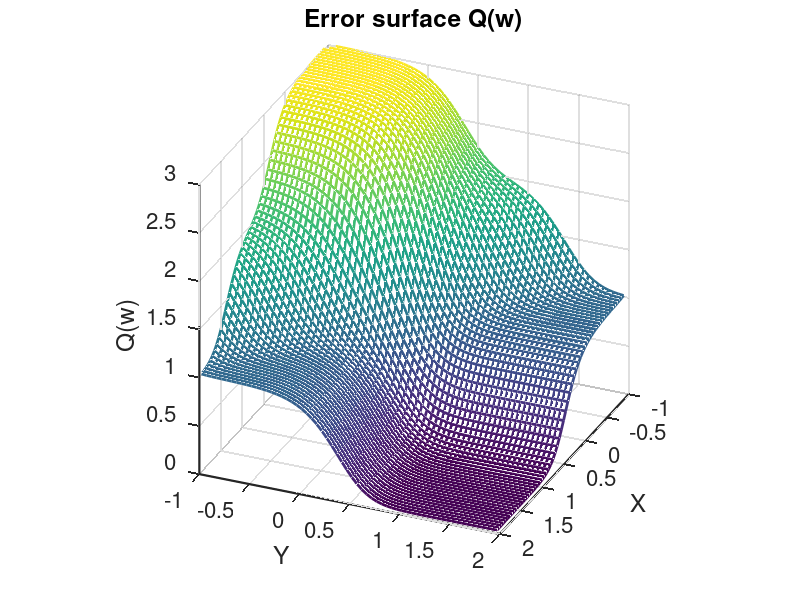
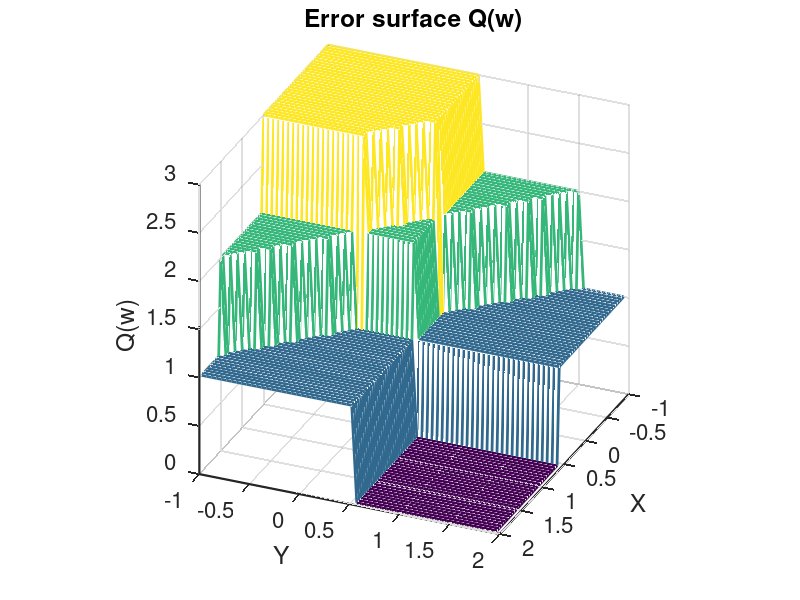

Source code (MATLAB) for these figures, in order:
clear all
close all
clc

x    = [0 0 ; 1 0; 0 1; 1 1];
y    = [0 1 1 1];   
bias = 0.5;
p    = 5;

% creating grid
k = 60;
s = -1;
b = 0.05;
r = s : b : 1.95;
q = transpose(r);
w = ones(k^2, 2);

for i = 1 : k
    for j = 1 : k
        w(i + (j - 1)*k, 1) = q(i);
        w(i + (j - 1)*k, 2) = q(j);
    end
end

% main algorithm sigmoid funtion
w4 = zeros(size(w, 1), 1);
i  = 1;
m  = size(x, 1);
while i <= m,    
    w1 = [x(i, 1)*w(:, 1) + x(i, 2)*w(:, 2) - bias];
    w2 = 1./[1 + exp( - p*w1)];
    w3 = [(y(i) - w2).^2];
    w4 = w4 + w3; 
    i  = i + 1;  
end

% reshape results
w4res = reshape(w4, 60, 60);

% define grid
xx       = linspace(-1, 1.95, 60);
yy       = linspace(-1, 1.95, 60);
[XX, YY] = meshgrid(xx, yy);

% plot sigmoid function
figure(1)
plot1 = mesh(XX, YY, w4res, 'LineWidth', 2);
view([70, 30, 40])
set(gca, 'LineWidth', 1.6)
daspect([1 1 1])
xlabel('X', 'FontSize', 16)
ylabel('Y', 'FontSize', 16)
zlabel('Q(w)', 'FontSize', 16)
title('Error surface Q(w)', 'FontSize', 16)
set(gca, 'FontSize', 16)
zlim([0, 3])

% main algorithm for stepwise threshold function
w4 = zeros(size(w, 1), 1);
i  = 1;
m  = size(x, 1);
while i <= m    
    w1            = [x(i, 1)*w(:, 1) + x(i, 2)*w(:, 2) - bias];
    w2            = w1./abs(w1);
    w2(w2 == - 1) = 0;           %replace -1 with 0
    for j = 1 : length(w2)     
        wnan(j) = isnan(w2(j));  %replace NaN with 0
        if wnan(j) == 1
            w2(j) = 0;
        end
    end
    w3 = [(y(i) - w2).^2];
    w4 = w4 + w3; 
    i  = i + 1;  
end

% reshape
w4res = reshape(w4, 60, 60);

% define grid
xx       = linspace(-1, 1.95, 60);
yy       = linspace(-1, 1.95, 60);
[XX, YY] = meshgrid(xx, yy);

% plot stepwise threshold function
figure(2)
plot1 = mesh(XX, YY, w4res, 'LineWidth', 2);
set(gca, 'LineWidth', 1.6)
view([70, 30, 40])
daspect([1 1 1])
xlabel('X', 'FontSize', 16)
ylabel('Y', 'FontSize', 16)
zlabel('Q(w)', 'FontSize', 16)
title('Error surface Q(w)', 'FontSize', 16)
set(gca, 'FontSize', 16)
zlim([0, 3])